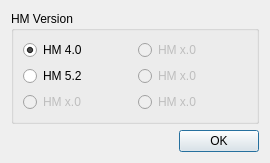
<?xml version="1.0" encoding="UTF-8"?>
<ui version="4.0">
 <class>BitstreamVersionSelector</class>
 <widget class="QDialog" name="BitstreamVersionSelector">
  <property name="geometry">
   <rect>
    <x>0</x>
    <y>0</y>
    <width>270</width>
    <height>152</height>
   </rect>
  </property>
  <property name="windowTitle">
   <string>Dialog</string>
  </property>
  <layout class="QVBoxLayout" name="verticalLayout">
   <item>
    <widget class="QGroupBox" name="groupBox">
     <property name="title">
      <string>HM Version</string>
     </property>
     <layout class="QHBoxLayout" name="horizontalLayout_2">
      <item>
       <layout class="QHBoxLayout" name="horizontalLayout">
        <item>
         <layout class="QVBoxLayout" name="verticalLayout_2">
          <item>
           <widget class="QRadioButton" name="version40">
            <property name="text">
             <string>HM 4.0</string>
            </property>
            <property name="checked">
             <bool>true</bool>
            </property>
           </widget>
          </item>
          <item>
           <widget class="QRadioButton" name="version52">
            <property name="enabled">
             <bool>true</bool>
            </property>
            <property name="text">
             <string>HM 5.2</string>
            </property>
           </widget>
          </item>
          <item>
           <widget class="QRadioButton" name="radioButton_3">
            <property name="enabled">
             <bool>false</bool>
            </property>
            <property name="text">
             <string>HM x.0</string>
            </property>
           </widget>
          </item>
         </layout>
        </item>
        <item>
         <layout class="QVBoxLayout" name="verticalLayout_3">
          <item>
           <widget class="QRadioButton" name="versionx">
            <property name="enabled">
             <bool>false</bool>
            </property>
            <property name="text">
             <string>HM x.0</string>
            </property>
           </widget>
          </item>
          <item>
           <widget class="QRadioButton" name="radioButton_6">
            <property name="enabled">
             <bool>false</bool>
            </property>
            <property name="text">
             <string>HM x.0</string>
            </property>
           </widget>
          </item>
          <item>
           <widget class="QRadioButton" name="radioButton_2">
            <property name="enabled">
             <bool>false</bool>
            </property>
            <property name="text">
             <string>HM x.0</string>
            </property>
           </widget>
          </item>
         </layout>
        </item>
       </layout>
      </item>
     </layout>
    </widget>
   </item>
   <item>
    <widget class="QDialogButtonBox" name="buttonBox">
     <property name="orientation">
      <enum>Qt::Horizontal</enum>
     </property>
     <property name="standardButtons">
      <set>QDialogButtonBox::Ok</set>
     </property>
    </widget>
   </item>
  </layout>
 </widget>
 <resources/>
 <connections>
  <connection>
   <sender>buttonBox</sender>
   <signal>accepted()</signal>
   <receiver>BitstreamVersionSelector</receiver>
   <slot>accept()</slot>
   <hints>
    <hint type="sourcelabel">
     <x>248</x>
     <y>254</y>
    </hint>
    <hint type="destinationlabel">
     <x>157</x>
     <y>274</y>
    </hint>
   </hints>
  </connection>
  <connection>
   <sender>buttonBox</sender>
   <signal>rejected()</signal>
   <receiver>BitstreamVersionSelector</receiver>
   <slot>reject()</slot>
   <hints>
    <hint type="sourcelabel">
     <x>316</x>
     <y>260</y>
    </hint>
    <hint type="destinationlabel">
     <x>286</x>
     <y>274</y>
    </hint>
   </hints>
  </connection>
 </connections>
</ui>
